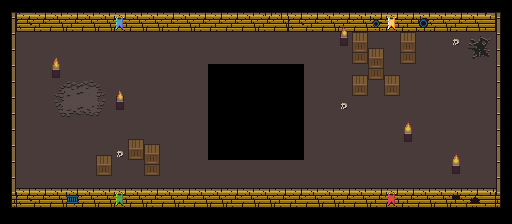

Below is a game level as drawn by its tile map, then a one-line description and the .tmx file that defines it, in full:
An orthogonal 32x14 tile map with 16x16 px tiles, 5 tile layers (Floor1, Floor2 (Decoration), Walls (Collidable), Items1 (Collidable), ...), 1 hidden layer not drawn.

<map version="1.2" tiledversion="1.2.1" orientation="orthogonal" renderorder="right-down" width="32" height="14" tilewidth="16" tileheight="16" infinite="0" nextlayerid="7" nextobjectid="1">
 <tileset firstgid="1" source="../../../../tilesets/actual/UltimateTileset.tsx" />
 <layer id="1" name="Floor1" width="32" height="14">
  <data encoding="csv">
0,0,0,0,0,0,0,0,0,0,0,0,0,0,0,0,0,0,0,0,0,0,0,0,0,0,0,0,0,0,0,0,
0,0,0,0,0,0,0,0,0,0,0,0,0,0,0,0,0,0,0,0,0,0,0,0,0,0,0,0,0,0,0,0,
0,143,143,143,143,143,143,143,143,143,143,143,143,143,143,143,143,143,143,143,143,143,143,143,143,143,143,143,143,143,143,0,
0,143,143,143,143,143,143,143,143,143,143,143,143,143,143,143,143,143,143,143,143,143,143,143,143,143,143,143,143,143,143,0,
0,143,143,143,143,143,143,143,143,143,143,143,143,0,0,0,0,0,0,143,143,143,143,143,143,143,143,143,143,143,143,0,
0,143,143,143,143,143,143,143,143,143,143,143,143,0,0,0,0,0,0,143,143,143,143,143,143,143,143,143,143,143,143,0,
0,143,143,143,143,143,143,143,143,143,143,143,143,0,0,0,0,0,0,143,143,143,143,143,143,143,143,143,143,143,143,0,
0,143,143,143,143,143,143,143,143,143,143,143,143,0,0,0,0,0,0,143,143,143,143,143,143,143,143,143,143,143,143,0,
0,143,143,143,143,143,143,143,143,143,143,143,143,0,0,0,0,0,0,143,143,143,143,143,143,143,143,143,143,143,143,0,
0,143,143,143,143,143,143,143,143,143,143,143,143,0,0,0,0,0,0,143,143,143,143,143,143,143,143,143,143,143,143,0,
0,143,143,143,143,143,143,143,143,143,143,143,143,143,143,143,143,143,143,143,143,143,143,143,143,143,143,143,143,143,143,0,
0,143,143,143,143,143,143,143,143,143,143,143,143,143,143,143,143,143,143,143,143,143,143,143,143,143,143,143,143,143,143,0,
0,0,0,0,0,0,0,0,0,0,0,0,0,0,0,0,0,0,0,0,0,0,0,0,0,0,0,0,0,0,0,0,
0,0,0,0,0,0,0,0,0,0,0,0,0,0,0,0,0,0,0,0,0,0,0,0,0,0,0,0,0,0,0,0
</data>
 </layer>
 <layer id="2" name="Floor2 (Decoration)" width="32" height="14">
  <data encoding="csv">
0,0,0,0,0,0,0,0,0,0,0,0,0,0,0,0,0,0,0,0,0,0,0,0,0,0,0,0,0,0,0,0,
0,0,0,0,0,0,0,0,0,0,0,0,0,0,0,0,0,0,0,0,0,0,0,0,0,0,0,0,0,0,0,0,
0,0,0,0,0,0,0,0,0,0,0,0,0,0,0,0,0,0,0,0,0,0,0,0,0,0,0,0,222,129,130,0,
0,0,0,0,0,0,0,0,0,0,0,0,0,0,0,0,0,0,0,0,0,0,0,0,0,0,0,0,0,145,146,0,
0,0,0,0,0,0,0,0,0,0,0,0,0,0,0,0,0,0,0,0,0,0,0,0,0,0,0,0,0,0,0,0,
0,0,0,117,118,119,120,0,0,0,0,0,0,0,0,0,0,0,0,0,0,0,0,0,0,0,0,0,0,0,0,0,
0,0,0,133,134,135,136,0,0,0,0,0,0,0,0,0,0,0,0,0,0,222,0,0,0,0,0,0,0,0,0,0,
0,0,0,149,150,151,152,0,0,0,0,0,0,0,0,0,0,0,0,0,0,0,0,0,0,0,0,0,0,0,0,0,
0,0,0,0,0,0,0,0,0,0,0,0,0,0,0,0,0,0,0,0,0,0,0,0,0,0,0,0,0,0,0,0,
0,0,0,0,0,0,0,222,0,0,0,0,0,0,0,0,0,0,0,0,0,0,0,0,0,0,0,0,0,0,0,0,
0,0,0,0,0,0,0,0,0,0,0,0,0,0,0,0,0,0,0,0,0,0,0,0,0,0,0,0,0,0,0,0,
0,0,0,0,0,0,0,0,0,0,0,0,0,0,0,0,0,0,0,0,0,0,0,0,0,0,0,0,0,0,0,0,
0,0,0,0,0,0,0,0,0,0,0,0,0,0,0,0,0,0,0,0,0,0,0,0,0,0,0,0,0,0,0,0,
0,0,0,0,0,0,0,0,0,0,0,0,0,0,0,0,0,0,0,0,0,0,0,0,0,0,0,0,0,0,0,0
</data>
 </layer>
 <layer id="3" name="Walls (Collidable)" width="32" height="14">
  <data encoding="csv">
57,59,61,61,61,61,61,61,61,61,61,61,61,61,61,61,62,62,61,61,61,61,61,61,61,61,61,61,61,61,64,58,
77,28,29,30,29,30,30,12,30,30,29,30,29,29,29,30,29,30,28,29,30,29,30,26,15,29,11,30,29,30,31,78,
77,0,0,0,0,0,0,0,0,0,0,0,0,0,0,0,0,0,0,0,0,0,0,0,0,0,0,0,0,0,0,78,
77,0,0,0,0,0,0,0,0,0,0,0,0,0,0,0,0,0,0,0,0,0,0,0,0,0,0,0,0,0,0,78,
77,0,0,0,0,0,0,0,0,0,0,0,0,0,0,0,0,0,0,0,0,0,0,0,0,0,0,0,0,0,0,78,
77,0,0,0,0,0,0,0,0,0,0,0,0,0,0,0,0,0,0,0,0,0,0,0,0,0,0,0,0,0,0,78,
77,0,0,0,0,0,0,0,0,0,0,0,0,0,0,0,0,0,0,0,0,0,0,0,0,0,0,0,0,0,0,78,
77,0,0,0,0,0,0,0,0,0,0,0,0,0,0,0,0,0,0,0,0,0,0,0,0,0,0,0,0,0,0,78,
77,0,0,0,0,0,0,0,0,0,0,0,0,0,0,0,0,0,0,0,0,0,0,0,0,0,0,0,0,0,0,78,
77,0,0,0,0,0,0,0,0,0,0,0,0,0,0,0,0,0,0,0,0,0,0,0,0,0,0,0,0,0,0,78,
77,0,0,0,0,0,0,0,0,0,0,0,0,0,0,0,0,0,0,0,0,0,0,0,0,0,0,0,0,0,0,78,
77,61,61,61,61,61,61,61,61,61,61,61,61,61,61,61,61,61,61,61,61,61,61,61,61,61,61,61,61,61,61,78,
93,28,29,30,27,30,30,13,30,29,30,29,30,30,29,30,30,29,29,30,30,29,30,29,14,29,30,30,45,46,31,94,
0,0,0,0,0,0,0,0,0,0,0,0,0,0,0,0,0,0,0,0,0,0,0,0,0,0,0,0,0,0,0,0
</data>
 </layer>
 <layer id="4" name="Items1 (Collidable)" width="32" height="14">
  <data encoding="csv">
0,0,0,0,0,0,0,0,0,0,0,0,0,0,0,0,0,0,0,0,0,0,0,0,0,0,0,0,0,0,0,0,
0,0,0,0,0,0,0,0,0,0,0,0,0,0,0,0,0,0,0,0,0,212,0,0,0,0,0,0,0,0,0,0,
0,0,0,0,0,0,0,0,0,0,0,0,0,0,0,0,0,0,0,0,0,228,264,0,0,264,0,0,0,0,0,0,
0,0,0,213,0,0,0,0,0,0,0,0,0,0,0,0,0,0,0,0,0,0,280,264,0,280,0,0,0,0,0,0,
0,0,0,229,0,0,0,0,0,0,0,0,0,0,0,0,0,0,0,0,0,0,265,280,265,0,0,0,0,0,0,0,
0,0,0,0,0,0,0,216,0,0,0,0,0,0,0,0,0,0,0,0,0,0,281,0,281,0,0,0,0,0,0,0,
0,0,0,0,0,0,0,232,0,0,0,0,0,0,0,0,0,0,0,0,0,0,0,0,0,0,0,0,0,0,0,0,
0,0,0,0,0,0,0,0,0,0,0,0,0,0,0,0,0,0,0,0,0,0,0,0,0,215,0,0,0,0,0,0,
0,0,0,0,0,0,0,0,265,0,0,0,0,0,0,0,0,0,0,0,0,0,0,0,0,231,0,0,0,0,0,0,
0,0,0,0,0,0,265,0,281,264,0,0,0,0,0,0,0,0,0,0,0,0,0,0,0,0,0,0,215,0,0,0,
0,0,0,0,0,0,281,0,0,280,0,0,0,0,0,0,0,0,0,0,0,0,0,0,0,0,0,0,231,0,0,0,
0,0,0,0,0,0,0,0,0,0,0,0,0,0,0,0,0,0,0,0,0,0,0,0,0,0,0,0,0,0,0,0,
0,0,0,0,0,0,0,0,0,0,0,0,0,0,0,0,0,0,0,0,0,0,0,0,0,0,0,0,0,0,0,0,
0,0,0,0,0,0,0,0,0,0,0,0,0,0,0,0,0,0,0,0,0,0,0,0,0,0,0,0,0,0,0,0
</data>
 </layer>
 <layer id="5" name="Items2 (Triggerable)" width="32" height="14" visible="0">
  <data encoding="csv">
0,0,0,0,0,0,0,0,0,0,0,0,0,0,0,0,0,0,0,0,0,0,0,0,0,0,0,0,0,0,0,0,
0,0,0,0,0,0,0,0,0,0,0,0,0,0,0,0,0,0,0,0,0,0,0,0,0,0,0,0,0,0,0,0,
0,0,0,0,0,0,0,0,0,0,0,0,0,0,0,0,0,0,0,0,0,0,0,0,0,0,0,0,0,0,0,0,
0,0,0,0,0,0,0,0,0,0,0,0,0,0,0,0,0,0,0,0,0,0,0,0,257,0,0,0,0,0,0,0,
0,0,0,0,0,0,0,0,0,0,0,0,0,0,0,0,0,0,0,0,0,0,0,0,0,0,0,0,0,0,0,0,
0,0,0,0,0,0,0,0,0,0,0,0,0,0,0,0,0,0,0,0,0,0,0,0,0,0,0,0,0,0,0,0,
0,0,0,0,0,0,0,0,0,0,0,0,0,0,0,0,0,0,0,0,0,0,0,0,0,0,0,0,0,0,0,0,
0,0,0,0,0,0,0,0,0,0,0,0,0,0,0,0,0,0,0,0,0,0,0,0,0,0,0,0,0,0,0,0,
0,0,0,0,0,0,0,0,0,0,0,0,0,0,0,0,0,0,0,0,0,0,0,0,0,0,0,0,0,0,0,0,
0,0,0,0,0,0,0,0,0,0,0,0,0,0,0,0,0,0,0,0,0,0,0,0,0,0,0,0,0,0,0,0,
0,0,0,0,0,0,0,0,257,0,0,0,0,0,0,0,0,0,0,0,0,0,0,0,0,0,0,0,0,0,0,0,
0,0,0,0,0,0,0,0,0,0,0,0,0,0,0,0,0,0,0,0,0,0,0,0,0,0,0,0,0,0,0,0,
0,0,0,0,0,0,0,0,0,0,0,0,0,0,0,0,0,0,0,0,0,0,0,0,0,0,0,0,0,0,0,0,
0,0,0,0,0,0,0,0,0,0,0,0,0,0,0,0,0,0,0,0,0,0,0,0,0,0,0,0,0,0,0,0
</data>
 </layer>
 <layer id="6" name="Characters" width="32" height="14">
  <data encoding="csv">
0,0,0,0,0,0,0,0,0,0,0,0,0,0,0,0,0,0,0,0,0,0,0,0,0,0,0,0,0,0,0,0,
0,0,0,0,0,0,0,0,0,0,0,0,0,0,0,0,0,0,0,0,0,0,0,0,0,0,0,0,0,0,0,0,
0,0,0,0,0,0,0,0,0,0,0,0,0,0,0,0,0,0,0,0,0,0,0,0,0,0,0,0,0,0,0,0,
0,0,0,0,0,0,0,0,0,0,0,0,0,0,0,0,0,0,0,0,0,0,0,0,0,0,0,0,0,0,0,0,
0,0,0,0,0,0,0,0,0,0,0,0,0,0,0,0,0,0,0,0,0,0,0,0,0,0,0,0,0,0,0,0,
0,0,0,0,0,0,0,0,0,0,0,0,0,0,0,0,0,0,0,0,0,0,0,0,0,0,0,0,0,0,0,0,
0,0,0,0,0,0,0,0,0,0,0,0,0,0,0,0,0,0,0,0,0,0,0,0,0,0,0,0,0,0,0,0,
0,0,0,0,0,0,0,0,0,0,0,0,0,0,0,0,0,0,0,0,0,0,0,0,0,0,0,0,0,0,0,0,
0,0,0,0,0,0,0,0,0,0,0,0,0,0,0,0,0,0,0,0,0,0,0,0,0,0,0,0,0,0,0,0,
0,0,0,0,0,0,0,0,0,0,0,0,0,0,0,0,0,0,0,0,0,0,0,0,0,0,0,0,0,0,0,0,
0,0,0,0,0,0,0,0,0,0,0,0,0,0,0,0,0,0,0,0,0,0,0,0,0,0,0,0,0,0,0,0,
0,0,0,0,0,0,0,0,0,0,0,0,0,0,0,0,0,0,0,0,0,0,0,0,0,0,0,0,0,0,0,0,
0,0,0,0,0,0,0,0,0,0,0,0,0,0,0,0,0,0,0,0,0,0,0,0,0,0,0,0,0,0,0,0,
0,0,0,0,0,0,0,0,0,0,0,0,0,0,0,0,0,0,0,0,0,0,0,0,0,0,0,0,0,0,0,0
</data>
 </layer>
</map>
